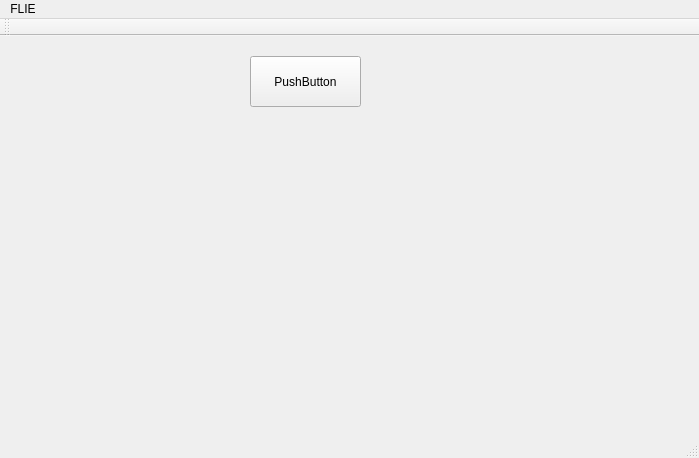
<?xml version="1.0" encoding="UTF-8"?>
<ui version="4.0">
 <class>qtClass</class>
 <widget class="QMainWindow" name="qtClass">
  <property name="geometry">
   <rect>
    <x>0</x>
    <y>0</y>
    <width>699</width>
    <height>458</height>
   </rect>
  </property>
  <property name="windowTitle">
   <string>qt</string>
  </property>
  <widget class="QWidget" name="centralWidget">
   <widget class="QPushButton" name="testbutt">
    <property name="geometry">
     <rect>
      <x>250</x>
      <y>20</y>
      <width>111</width>
      <height>51</height>
     </rect>
    </property>
    <property name="text">
     <string>PushButton</string>
    </property>
   </widget>
  </widget>
  <widget class="QMenuBar" name="menuBar">
   <property name="geometry">
    <rect>
     <x>0</x>
     <y>0</y>
     <width>699</width>
     <height>21</height>
    </rect>
   </property>
   <widget class="QMenu" name="menuFLIE">
    <property name="title">
     <string>FLIE</string>
    </property>
   </widget>
   <addaction name="menuFLIE"/>
  </widget>
  <widget class="QToolBar" name="mainToolBar">
   <attribute name="toolBarArea">
    <enum>TopToolBarArea</enum>
   </attribute>
   <attribute name="toolBarBreak">
    <bool>false</bool>
   </attribute>
  </widget>
  <widget class="QStatusBar" name="statusBar"/>
 </widget>
 <layoutdefault spacing="6" margin="11"/>
 <resources>
  <include location="qt.qrc"/>
 </resources>
 <connections>
  <connection>
   <sender>testbutt</sender>
   <signal>clicked()</signal>
   <receiver>qtClass</receiver>
   <slot>trigger()</slot>
   <hints>
    <hint type="sourcelabel">
     <x>345</x>
     <y>188</y>
    </hint>
    <hint type="destinationlabel">
     <x>349</x>
     <y>228</y>
    </hint>
   </hints>
  </connection>
 </connections>
 <slots>
  <slot>trigger()</slot>
 </slots>
</ui>
